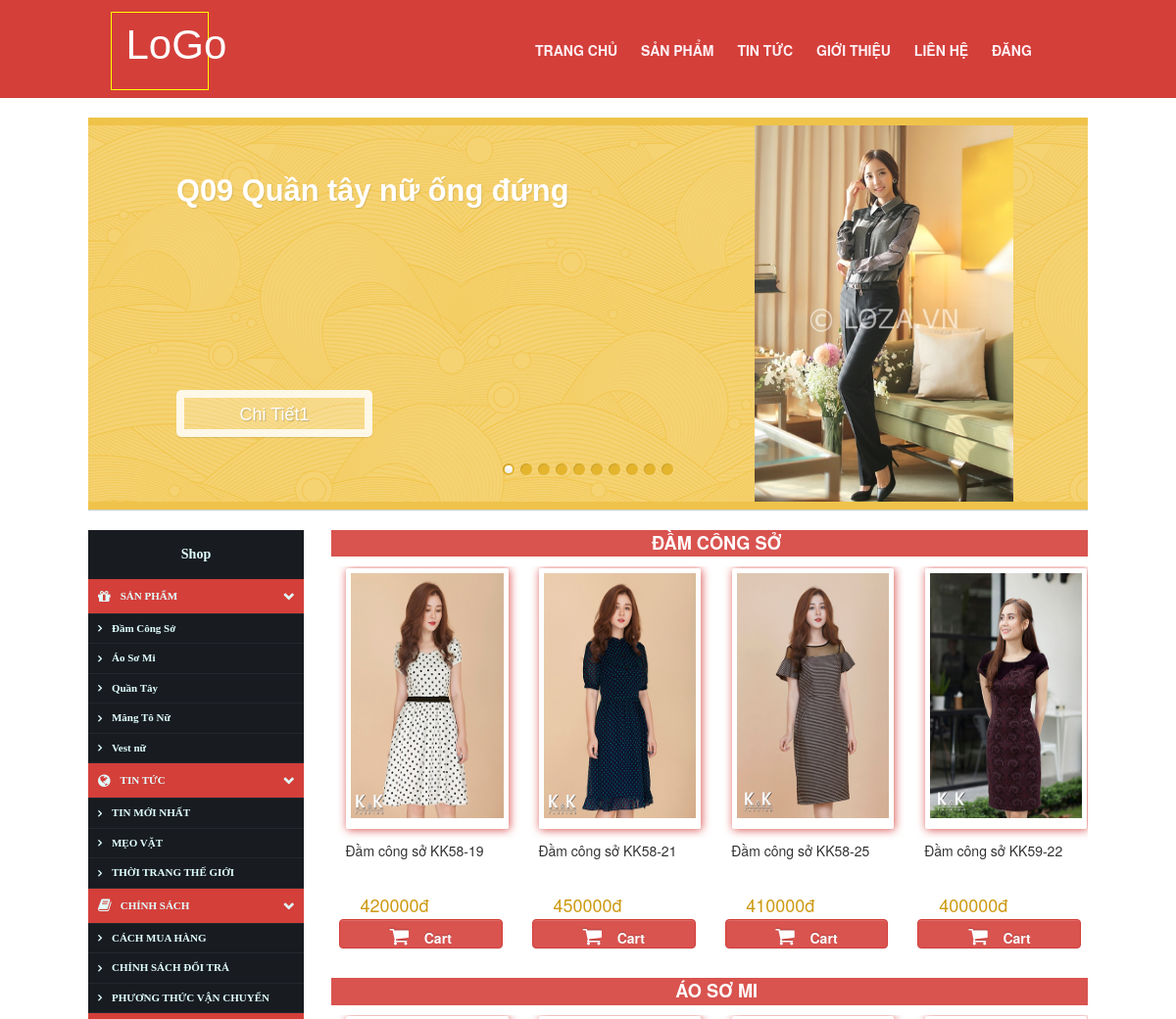
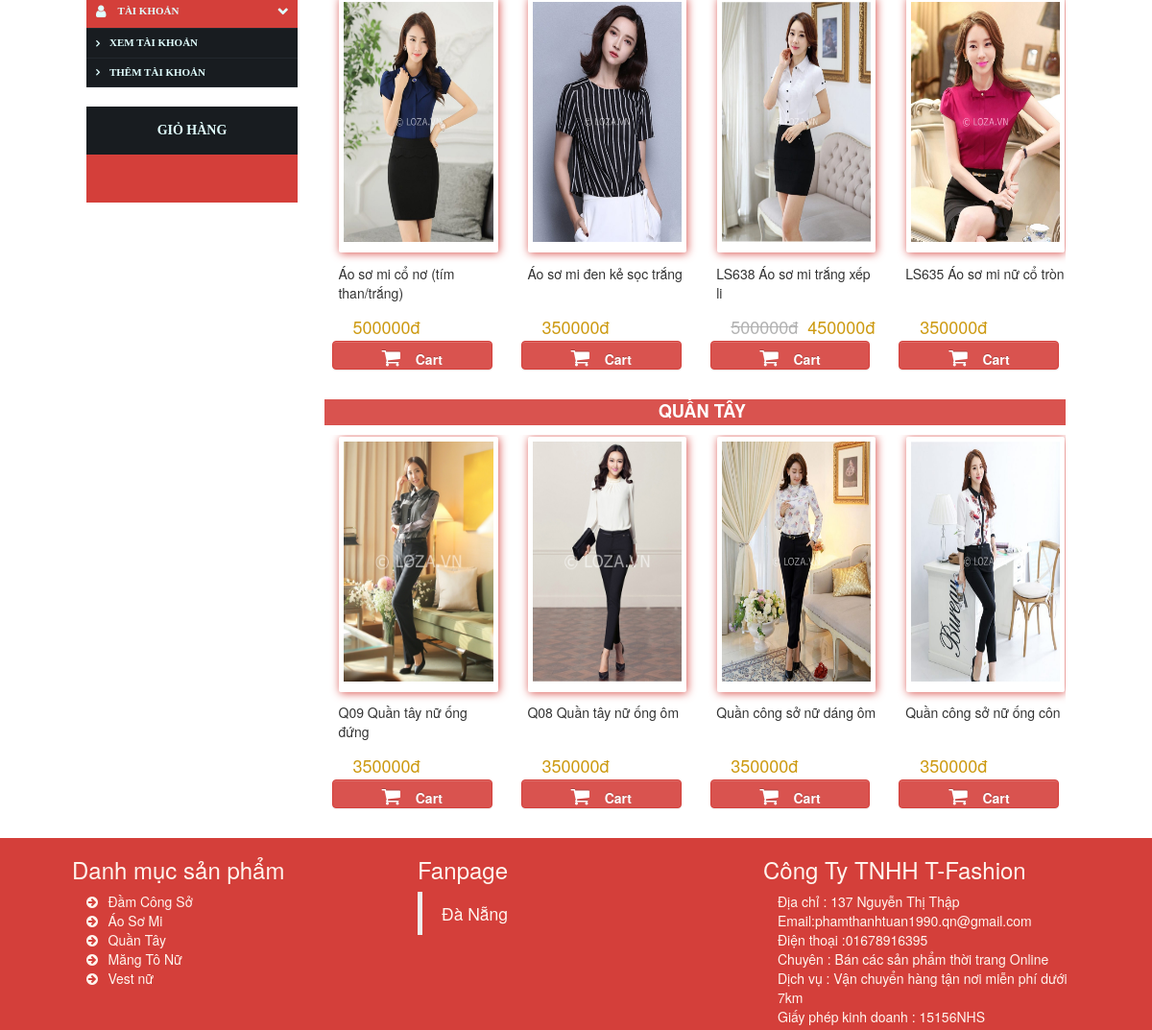
The page /index.php on the database its author committed (2 pictures, top to bottom).
### tables this page shows
CREATE TABLE IF NOT EXISTS `product` (
  `id` int(11) NOT NULL AUTO_INCREMENT,
  `name` varchar(100) NOT NULL,
  `category` int(11) DEFAULT NULL,
  `price` decimal(15,0) NOT NULL,
  `description` longtext,
  `image` varchar(50) DEFAULT NULL,
  `price_sale` decimal(15,0) DEFAULT NULL,
  `date_import` date DEFAULT NULL,
  `short_description` text,
  PRIMARY KEY (`id`),
  UNIQUE KEY `name` (`name`)
);

CREATE TABLE IF NOT EXISTS `category` (
  `id` int(11) NOT NULL AUTO_INCREMENT,
  `name` varchar(100) NOT NULL,
  `images` varchar(100) NOT NULL,
  PRIMARY KEY (`id`),
  UNIQUE KEY `name` (`name`)
);

CREATE TABLE IF NOT EXISTS `product_category` (
  `product_id` int(11) NOT NULL,
  `category_id` int(11) NOT NULL,
  PRIMARY KEY (`product_id`,`category_id`),
  KEY `category_id` (`category_id`)
);

### index.php (called while the page is built, shortened)
<?php
require_once 'util/main.php';
require_once 'model/model.php';
require_once 'controller/product.php';
include_once 'template/header.php';
include_once  'views/index.php';
include_once 'template/footer.php';

### util/main.php (called while the page is built, shortened)
<?php
$uri=$_SERVER['REQUEST_URI'];
$dir=  explode("/", $uri);
$app_path="/".$dir[1]."/";
?>

### model/database.php (called while the page is built, shortened)
<?php
class model{
    private $db;
    private $username;
    private $password;
    private $dsn;
    private $statement;
    public function __construct() {
        $this->dsn ="mysql:host=localhost;dbname=ass_inf205_pd01172;charset=utf8";
        $this->username = "root";
        $this->password = "";
    }
    private function connect(){
        $this->db= new PDO($this->dsn, $this->username, $this->password);
    }
    public function select($query){
        $this->statement = $this->db->prepare($query);
        $this->statement->execute();
        return $this->statement;
    }
    public function fetchArray(){
        if(is_resource($this->statement) == FALSE){
            $prArray = array();
            while ($row = $this->statement->fetch(PDO::FETCH_ASSOC)){
                $prArray[] = $row;
            }
        return $prArray;
        }
    }
}
?>

### controller/product.php (called while the page is built, shortened)
<?php
class slideimg{
    public $model;
    public function __construct(){
        $this->model = new model();
    }
    public function slideimg(){
        $this->model->select("select * from product order by id desc limit 0,10");
        $this->slideimg = $this->model->fetchArray();
        $img=array();
        foreach ($this->slideimg as $value){
            $img[] = $value;
        }
        return $img;
    }
}
class viewpr{
    public $model;
    public function __construct() {
        $this->model=new model() ;
    }
    public function viewprcategory($ct){
        $this->model->select("select * from product join product_category on product.id = product_category.product_id   where category_id=$ct order by id desc ");
       $result = $this->model->fetchArray();
       $prarray=array();
       foreach ($result as $result1){
       $pr = new product();
        $pr->__constructpr($result1['name'], $result1['price'], $result1['price_sale'], $result1['category'], $result1['date_import'], $result1['image'], $result1['description']);
        $prarray[]= $pr;
    }
        return $prarray;
    }
    public function viewcategory($id){
        $this->model->select("select * from category where id = $id");
         $this->category = $this->model->fetchArray();
         $this->categoryname=  $this->category[0]['name'];
    }
}
class viewcate{
    public $model;
    public function __construct() {
       $this->model =new model() ;
    }
    public function viewcategory($limit=null){
         if($limit==null){$z=30;}else{$z=$limit;}
        $this->model->select("select * from category limit 0,$z");
        $rs=$this->model->fetchArray();
        $cate=array();
        foreach ($rs as $rs){
            $cate[] = $rs;
        }
        return $cate;
    }
}
?>

### model/model.php (called while the page is built, shortened)
<?php
    include 'database.php';
    class product{
        public function __constructpr($name,$price,$sale_price,$category,$date,$img,$description ) {
            $this->name=$name;
            $this->price=$price;
            $this->sale_price=$sale_price;
            $this->img=$img;
        }
    }
?>

### views/slide.php (the view, shortened to what this page needs)
<div id="da-slider" class="da-slider">
    <?php
            $slide= new slideimg();
            $img=$slide->slideimg();
                        foreach($img as $rs ):
                    ?>
				<div class="da-slide">
					<h2><?php echo $rs['name'] ;?></h2>
					<p><?php echo $rs['short_description'] ;?></p>
					<a href="#" class="da-link">Chi Tiết1</a>
                                        <div class="da-img col-md-4 col-xs-4"><img src="images/products/<?php echo $rs['image']; ?>" alt="<?=$rs['name']?>" width="100%" height="" /></div>
				</div>
			<?php endforeach;?>
			</div>

### template/header.php (shortened to what this page needs)
<!DOCTYPE html>
<html>
    <head>
        <link type="text/css" rel="stylesheet" href="<?= $app_path ?>css/style.css" />
        <link href="<?= $app_path ?>css/bootstrap-theme.min.css" rel="stylesheet" type="text/css"/>
        <link href="<?= $app_path ?>css/bootstrap.min.css" rel="stylesheet" type="text/css"/>
        <link href="<?= $app_path ?>css/product.css" rel="stylesheet" type="text/css"/>
        <link href="<?= $app_path ?>css/admin.css" rel="stylesheet" type="text/css"/>
        <link href="<?= $app_path ?>css/category.css" rel="stylesheet" type="text/css"/>
        <link href="<?= $app_path ?>css/demo.css" rel="stylesheet" type="text/css"/>
        <link href="<?= $app_path ?>css/style1.css" rel="stylesheet" type="text/css"/>
        <link rel="stylesheet" href="http://cdnjs.cloudflare.com/ajax/libs/font-awesome/4.6.3/css/font-awesome.min.css">
    </head>
    <body>
        <div id="main-container" >
            <header >
                <div class="container clearfix  col-md-12">
                     <h1 id="logo" class="col-md-3 col-xs-push-1">LoGo</h1>
                    <section class="col-md-9 col-xs-push-1 ">
                        <nav class="col-md-8 col-xs-push-4 navbar">
                        <a href="index.php">TRANG CHỦ</a>
                        <a href="">SẢN PHẨM</a>
                        <a href="">TIN TỨC</a>
                        <a href="">GIỚI THIỆU</a>
                        <a href="">LIÊN HỆ</a>
                        <?php
                            if(isset($_SESSION['admin'])):
                        ?>
                        <a href="index.php?logout">ĐĂNG XUẤT</a>
                        <?php else :?>
                        <a href="index.php?action=login">ĐĂNG NHẬP</a>
                        <?php endif;
                        ?>
                    </nav>
                    </section>
            </header>

### views/index.php (shortened to what this page needs)
<?php
    $action= $_GET['action'];
switch ($action){
default :include 'views/product_id.php';
}
?>

### views/product_id.php (shortened to what this page needs)
<section class="invi"></section>
<section class="main-pr" >
    <article class="row">
        <?php
            $slide= new slideimg();
            $img=$slide->slideimg();
        ?>
        <?php include 'views/slide.php';?>
    </article>
    <article class="row">
        <aside class="col-md-3">
            <?php
                include 'template/category.php';
            ?>
        </aside>
        <section class="col-md-9">
            <?php
            $cate= new viewcate;
                       $rs= $cate->viewcategory(3);
                       foreach ($rs as $rs):
                     $s= new viewpr();
                     $cate= $s->viewcategory($rs['id']);
                    $pr = $s->viewprcategory($rs['id']);
                    ?>
            <section class="row">
                <h1 class="label-danger label label-default col-md-12 cate"><?=$s->categoryname?></h1>
            <?php
                    foreach ($pr as $pr1):?>
                <section class="pr1  col-md-3">
                    <section class="img"><img src="<?= $app_path.'images/products/'.$pr1->img?>" alt="" /></section>
                    <section class="namepd"><?=  $pr1->name;?></section>
                     <section class="cost col-xs-0 col-md-12"><?php if($pr1->sale_price == 0){echo '<h4><span style=";margin-right:10px;">'.$pr1->price.'đ</span>';}else{echo '<h4><span style="text-decoration: line-through;color:#000;opacity:.3;margin-right:10px;">'.$pr1->price.'đ</span>'.$pr1->sale_price.'đ</h4>';} ?></section>
                     <section class="cart col-xs-5 btn btn-danger "><?php  ?><span ><i class="fa fa-shopping-cart"> &nbsp;&nbsp;</i>Cart</span></section>
                </section>
           <?php endforeach;
           ?>
            </section><br />
            <?php endforeach;?>
        </section>
    </article>
</section>

### template/category.php (shortened to what this page needs)
 <div class="nav-side-menu1">
    <div class="brand">Shop</div>
        <div class="menu-list">
            <ul id="menu-content" class="menu-content collapse out">
                <li  data-toggle="collapse" data-target="#products" class="collapsed ">
                  <a href="#"><i class="fa fa-gift fa-lg"></i> SẢN PHẨM</a> <span class="arrow"></span>
                </li>
                <ul class="sub-menu " id="products">
                    <?php
                    $cate= new viewcate;
                       $rs= $cate->viewcategory();
                        foreach ($rs as $rs):
                       ?>
                    <li class=""><a href="index.php?ad=add"><?=$rs['name']?></a></li>
                    <?php endforeach;?>
                </ul>
                <li data-toggle="collapse" data-target="#service" class="collapsed">
                  <a href="#"><i class="fa fa-globe fa-lg"></i> TIN TỨC</a><span class="arrow"></span>
                </li>
                <ul class="sub-menu " id="service">
                  <li>TIN MỚI NHẤT</li>
                  <li>MẸO VẶT</li>
                  <li>THỜI TRANG THẾ GIỚI</li>
                </ul>
                <li data-toggle="collapse" data-target="#new" class="collapsed">
                  <a href="#"><i class="fa fa-book fa-lg"></i> CHÍNH SÁCH </a><span class="arrow"></span>
                </li>
                <ul class="sub-menu " id="new">
                  <li>CÁCH MUA HÀNG</li>
                  <li>CHÍNH SÁCH ĐỔI TRẢ</li>
                  <li>PHƯƠNG THỨC VẬN CHUYỂN</li>
                </ul>
                 <li data-toggle="collapse" data-target="#USER" class="collapsed">
                  <a href="#">
                      <i class="fa fa-user fa-lg fa fa-user "></i> TÀI KHOẢN</a><span class="arrow"></span>
                  </li>
                    <ul class="sub-menu " id="USER">
                  <li>XEM TÀI KHOẢN</li>
                  <li>THÊM TÀI KHOẢN</li>
                    </ul>
            </ul>
     </div>
</div>
<br />
<div class="nav-side-menu1">
    <div class="brand">GIỎ HÀNG</div>
</div>

### template/footer.php (shortened to what this page needs)
        </div>
        <footer id="footer" class="footer ">
            <article class=" main-footer">
                <section class="col-md-4">
                    <h3>Danh mục sản phẩm</h3>
                    <ul>
                        <?php $cate1=new viewcate();
                            $rs=$cate1->viewcategory();
                            foreach ($rs as $values):
                        ?>
                        <li ><i class="fa fa-arrow-circle-right">&nbsp;&nbsp;&nbsp;</i><a href=""><?php echo $values['name'];?></a></li>
                        <?php endforeach; ?>
                    </ul>
                </section>
            <section class="col-md-4">
               <h3> Fanpage</h3>
<div class="fb-page" data-href="https://www.facebook.com/yeudn" data-tabs="timeline" data-height="140" data-small-header="false" data-adapt-container-width="true" data-hide-cover="false" data-show-facepile="true"><blockquote cite="https://www.facebook.com/yeudn" class="fb-xfbml-parse-ignore"><a href="https://www.facebook.com/yeudn">Đà Nẵng</a></blockquote></div>
            </section>
                <section class="col-md-4">
               <h3> Công Ty TNHH T-Fashion </h3>
               <ul>
                   <li>Địa chỉ : 137 Nguyễn Thị Thập</li>
                   <li>Email:phamthanhtuan1990.qn@gmail.com</li>
                   <li>Điện thoại :01678916395</li>
                   <li>Chuyên : Bán các sản phẩm thời trang Online</li>
                   <li>Dịch vụ : Vận chuyển hàng tận nơi miễn phí dưới 7km</li>
                   <li>Giấy phép kinh doanh : 15156NHS</li>
               </ul>
            </section>
            </article>
            </footer>
    </body>
</html>

### css/style.css (style rules this page uses)
body { background: #F5DEB3; }
#main-container { width: 85%; margin: 0 auto 0px auto; position: inherit; min-height:400px; position: relative; }
#logo { text-align: center; border:1px yellow solid; }
html, body, div, span, applet, object, iframe, h1, h2, h3, h4, h5, h6, p, blockquote, pre, a, abbr, acronym, address, big, cite, code, del, dfn, em, font, img, ins, kbd, q, s, samp, small, strike, strong, sub, sup, tt, var, b, u, i, center, dl, dt, dd, ol, ul, li, fieldset, form, label, legend, table, caption, tbody, tfoot, thead, tr, th, td { background: transparent; border: 0; margin: 0; padding: 0; vertical-align: baseline; }
body { line-height: 1; }
ol, ul { list-style: none; }
blockquote { quotes: none; }
blockquote:before, blockquote:after { content: ''; content: none; }
*, *:before, *:after { -webkit-box-sizing: border-box; -moz-box-sizing: border-box; box-sizing: border-box; }
a { text-decoration: none; color: #3cb5f9; }
header { width: 100%; height: 100px; overflow: hidden; position: fixed; top: 0; left: 0; z-index: 999; background-color: #d43f3a; -webkit-transition: height 0.3s; -moz-transition: height 0.3s; -ms-transition: height 0.3s; -o-transition: height 0.3s; transition: height 0.3s; z-index: 10000; }
header h1#logo { margin: 1% auto !important; display: inline-block; height: 80px; line-height: 65px; width:100px; font-family: "Oswald", sans-serif; font-size: 3em; color: white; font-weight: 400; -webkit-transition: all 0.3s; -moz-transition: all 0.3s; -ms-transition: all 0.3s; -o-transition: all 0.3s; transition: all 0.3s; }
.navbar { display: inline-block; margin: 0; }
.navbar a { line-height: 100px; margin-left: 20px; color: #FFF0F5; font-weight: 700; font-size: 14px; -webkit-transition: all 0.3s; -moz-transition: all 0.3s; -ms-transition: all 0.3s; -o-transition: all 0.3s; transition: all 0.3s; }
.clearfix:after { visibility: hidden; display: block; content: ""; clear: both; height: 0; }
.footer { width:100%; height: 200px; background: #d43f3a; position: relative; bottom: 0; left: 0; transition: 0.8s; -webkit-transition: 0.8s; -moz-transition: 0.8s; }
.main-footer { width: 90%; margin:0 auto; color:#FFF5EE; }
.main-footer a { color:#FFF5EE; }
.main-footer ul { margin: 0 0 0 15px; }

### css/product.css (style rules this page uses)
.invi { height:120px; }
.main-pr { width: 100%; margin: 00px 0 0 0 !important; min-height: 700px; overflow: hidden; }
.img { width:99%; max-height: 266px; min-height: 266px; overflow: hidden; margin:1% auto 7% auto !important; border-radius: 1px; position: relative; padding: 5px ; border: 0px solid #d9534f; border-radius:2px; box-shadow: 1px 1px 10px #d9534f; }
.img img { max-height:250px; min-height:250px; width: 100%; }
.pr1 { position: relative; height: 400px; overflow: hidden; }
.icon-cart,.fa-shopping-cart { font-size: 1.5em !important; }
.namepd { min-height: 50px;margin: 3% 0 0 0; }
.cost { float: none;color:#cd9a12;margin: 0% 0 0% 0;position: relative; bottom: 1%;clear:both;height:20px; }
.cart { position: relative; width:100%; bottom: 0%; right: 4%; height: 30px; overflow: hidden; text-align: center; font-weight: 600; }
.cate { width:100%; font-size: 1.3em !important; margin-top: 0; border-radius: 0; text-transform: uppercase; }

### css/admin.css (style rules this page uses)
body { margin: 0px; padding: 0px; }

### rows shown on the page
product: name "Q09 Quần tây nữ ống đứng", image (picture)
category: name "Đầm Công Sở", name "ĐẦM CÔNG SỞ"
category: name "Áo Sơ Mi", name "ÁO SƠ MI"
category: name "Quần Tây", name "QUẦN TÂY"
category: name "Măng Tô Nữ"
category: name "Vest nữ"
product_category: product.image (picture), product.name "Đầm công sở KK58-19", product.price "420000"
product_category: product.image (picture), product.name "Đầm công sở KK58-21", product.price "450000"
product_category: product.image (picture), product.name "Đầm công sở KK58-25", product.price "410000"
product_category: product.image (picture), product.name "Đầm công sở KK59-22", product.price "400000"
product_category: product.image (picture), product.name "Áo sơ mi cổ nơ (tím than/trắng)", product.price "500000"
product_category: product.image (picture), product.name "Áo sơ mi đen kẻ sọc trắng", product.price "350000"
product_category: product.image (picture), product.name "LS638 Áo sơ mi trắng xếp li", product.price "500000", product.price_sale "450000"
product_category: product.image (picture), product.name "LS635 Áo sơ mi nữ cổ tròn", product.price "350000"
product_category: product.image (picture), product.name "Q09 Quần tây nữ ống đứng", product.price "350000"
product_category: product.image (picture), product.name "Q08 Quần tây nữ ống ôm", product.price "350000"
product_category: product.image (picture), product.name "Quần công sở nữ dáng ôm", product.price "350000"
product_category: product.image (picture), product.name "Quần công sở nữ ống côn", product.price "350000"
